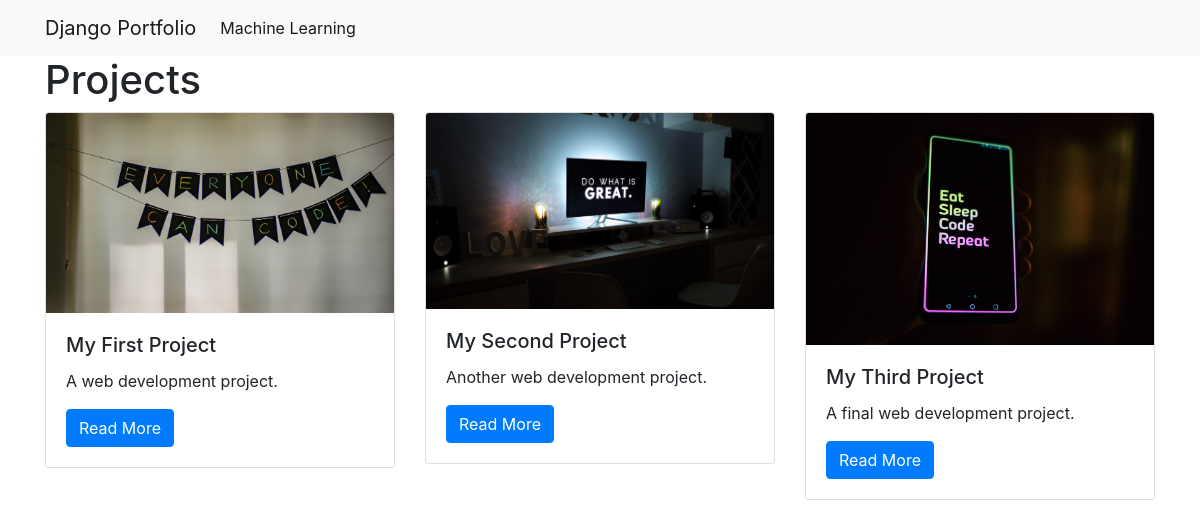
/projects/, run on the app's committed database.
### projects/models.py (models this page shows)
class Project(models.Model):
    title = models.CharField(max_length=100)
    description = models.TextField()
    technology = models.CharField(max_length=20)
    image = models.FilePathField(path="/img")

### projects/views.py (the view)
# urls.py: path("", views.project_index, name="project_index"),
def project_index(request):
    projects = Project.objects.all()
    context = {
        'projects': projects
    }
    return render(request, 'project_index.html', context)

### projects/templates/project_index.html
{% extends "base.html" %}
{% load static %}
{% block page_content %}
<h1>Projects</h1>
<div class="row">
{% for project in projects %}
    <div class="col-md-4">
        <div class="card mb-2">
            <img class="card-img-top" src="{% static project.image %}">
            <div class="card-body">
                <h5 class="card-title">{{ project.title }}</h5>
                <p class="card-text">{{ project.description }}</p>
                <a href="{% url 'project_detail' project.pk %}"
                   class="btn btn-primary">
                    Read More
                </a>
            </div>
        </div>
    </div>
    {% endfor %}
</div>
{% endblock %}

### personal_portfolio/templates/base.html (shortened to what this page needs)
<link rel="stylesheet" href="https://stackpath.bootstrapcdn.com/bootstrap/4.1.3/css/bootstrap.min.css">
<nav class="navbar navbar-expand-lg navbar-light bg-light">
    <div class="container">
        <a class="navbar-brand" href="{% url 'project_index' %}">Django Portfolio</a>
        <div class="collapse navbar-collapse" id="navbarSupportedContent">
          <ul class="navbar-nav mr-auto">
            <li class="nav-item active">
              <a class="nav-link" href="{% url 'machine_learning_index' %}">Machine Learning</a>
            </li>
          </ul>
        </div>
    </div>
</nav>
<div class="container">
    {% block page_content %}{% endblock %}
</div>

### data on the page
Project: image (picture), title "My First Project", description "A web development project."
Project: image (picture), title "My Second Project", description "Another web development project."
Project: image (picture), title "My Third Project", description "A final web development project."
